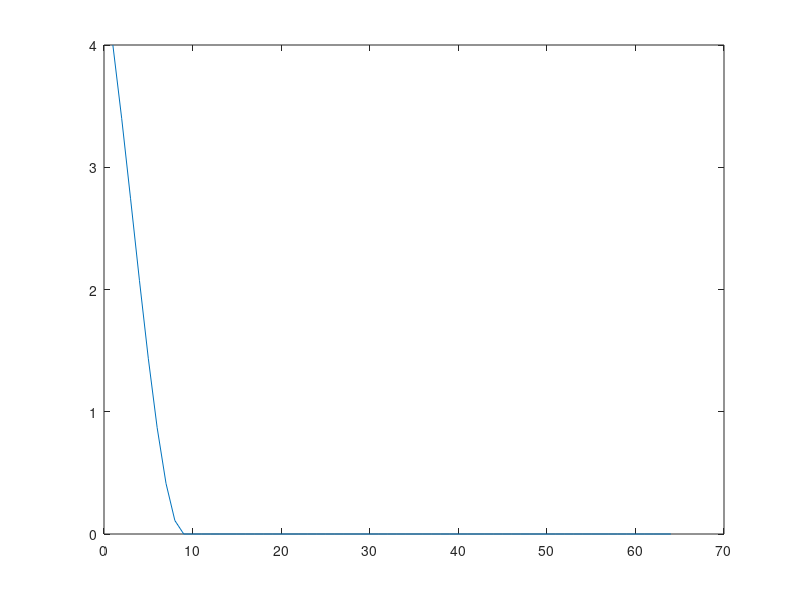

Write MATLAB code to recreate this figure. (Note: this script raises an error after producing the figure.)

ir_delay  =[
    0    4
    512 0
    4095 0
    ];


x=linspace(0,4096,65);

lut=single(interp1(ir_delay(:,1),ir_delay(:,2),x,'cubic'));

plot(lut);
lut4regs = lut/1024;
% fprintf('DESTrxPWRpd_%03d h%08x\n',[0:64;typecast(lut4regs,'uint32')])
%%
newregs.DEST.rxPWRpd=lut4regs;
ivsfn='D:\data\ivcam20\exp\20171204\5\rec_0001.ivs';
calibfn=[fileparts(ivsfn) '\calib.csv'];
fw=Firmware;
fw.setRegs(calibfn)
fw.setRegs(newregs,calibfn);
fw.writeUpdated(calibfn);
p=Pipe.autopipe(ivsfn);
%%
pts=detectCheckerboardPoints(p.iImg);
K=convhull(pts(:,1),pts(:,2));
msk=poly2mask(pts(K,1),pts(K,2),size(p.iImg,1),size(p.iImg,2));
[m,d] = planeFitRansac(p.vImg(:,:,1),p.vImg(:,:,2),p.vImg(:,:,3),msk);
rms(d(~isnan(d)))
imagesc(d)

